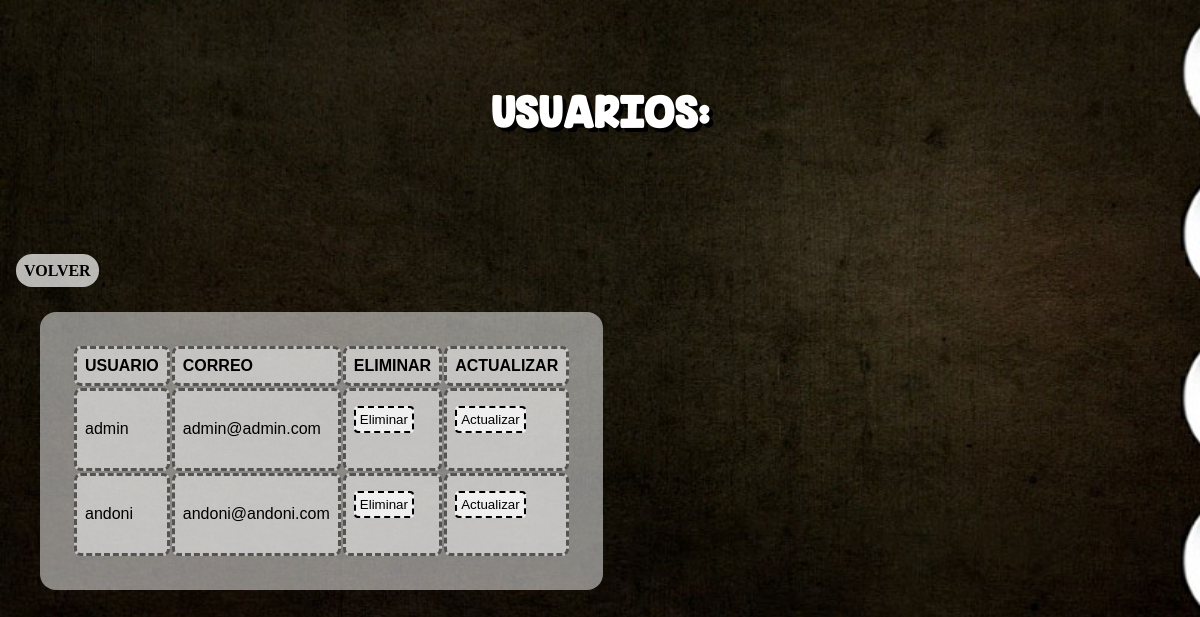
The app's page /usuarios.php with its own data.
### tables this page shows
CREATE TABLE `usuario` (
  `idusuario` varchar(30) NOT NULL,
  `correo` varchar(30) NOT NULL,
  `pass` varchar(80) NOT NULL
);

### usuarios.php (the view, shortened to what this page needs)
<?php
include 'conexion.php';
try {
$sentencia=$db->prepare("SELECT * FROM usuario");
$sentencia->execute();
echo "<h1>USUARIOS:</h1>";
$table = "<table cellpadding='10'>\n";
$table.="<tr>
<th>USUARIO</th>
<th>CORREO</th>
<th>ELIMINAR</th>
<th>ACTUALIZAR</th></tr>";
foreach($sentencia as $usuario){
	$table.="<tr>
	<td>".$usuario['idusuario']."</td>
	<td>".$usuario['correo']."</td>
	<td><form action='' method='post' onsubmit='confirmarBorrarUsuario()'> \n
	<input type='hidden' name='idusuario' value='".$usuario['idusuario']."'>
	<input type='submit' value='Eliminar'>
	</form></td>
	<td><form action='actualizarUsuario.php' method='post' onsubmit='confirmarActualizarUsuario()'> \n
	<input type='hidden' name='correo' value='".$usuario['correo']."'>
	<input type='hidden' name='contraseña' value='".$usuario['pass']."'>
	<input type='hidden' name='idusuario' value='".$usuario['idusuario']."'>
	<input type='submit' value='Actualizar'>
	</form></td>
	</tr> \n";
}
$table.="</table>\n";
} catch(PDOException $e) {
  echo 'Error: ' . $e->getMessage();
}
?>
<!DOCTYPE html>
<html lang="en">
<head>
	<link rel='stylesheet' href='CSS/estilo.css'>
</head>
<body>
<?php
echo "<br><a class='avolver' href='index.php'> Volver </a>"	;
echo $table;
?>
</body>
</html>

### CSS/estilo.css (style rules this page uses)
body { background-image: url(../img/fondo2.jpg); background-size: cover; color: black; font-family: arial; }
h1 { padding: 2em; color: white; font-family: "header"; font-size: 2.5em; text-shadow: 4px 4px black; display: flex; justify-content: center; }
input { border-radius: 0.3em; padding: 0.3em; margin-top: 7px; margin-bottom: 11px; border: 2px dashed black; }
a { text-decoration: none; color: black; padding: 0.5em; }
.avolver { text-decoration: none; padding: 0.5em; color: black; background: rgb(255, 255, 255,0.7); border-radius:1em; font-family: chilanka; margin: 0.5em; font-weight: bold; text-transform: uppercase; }
table { background: rgb(255, 255, 255,0.5); border-radius: 1em; margin: 2em; padding: 2em; text-align: left; }
td,th { padding: 0.5em; background: rgb(255, 255, 255,0.5); border:3px dashed rgb(85, 82, 82); border-radius: 7px; }

### records on screen
usuario: idusuario "admin", correo "admin@admin.com"
usuario: idusuario "andoni", correo "andoni@andoni.com"
